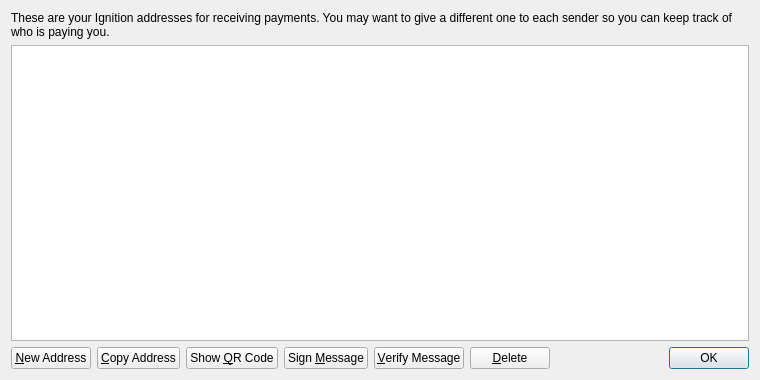
<?xml version="1.0" encoding="UTF-8"?>
<ui version="4.0">
 <class>AddressBookPage</class>
 <widget class="QWidget" name="AddressBookPage">
  <property name="geometry">
   <rect>
    <x>0</x>
    <y>0</y>
    <width>760</width>
    <height>380</height>
   </rect>
  </property>
  <property name="windowTitle">
   <string>Address Book</string>
  </property>
  <layout class="QVBoxLayout" name="verticalLayout">
   <item>
    <widget class="QLabel" name="labelExplanation">
     <property name="text">
      <string>These are your Ignition addresses for receiving payments. You may want to give a different one to each sender so you can keep track of who is paying you.</string>
     </property>
     <property name="textFormat">
      <enum>Qt::PlainText</enum>
     </property>
     <property name="wordWrap">
      <bool>true</bool>
     </property>
    </widget>
   </item>
   <item>
    <widget class="QTableView" name="tableView">
     <property name="contextMenuPolicy">
      <enum>Qt::CustomContextMenu</enum>
     </property>
     <property name="toolTip">
      <string>Double-click to edit address or label</string>
     </property>
     <property name="tabKeyNavigation">
      <bool>false</bool>
     </property>
     <property name="selectionMode">
      <enum>QAbstractItemView::SingleSelection</enum>
     </property>
     <property name="selectionBehavior">
      <enum>QAbstractItemView::SelectRows</enum>
     </property>
     <property name="sortingEnabled">
      <bool>true</bool>
     </property>
     <attribute name="verticalHeaderVisible">
      <bool>false</bool>
     </attribute>
    </widget>
   </item>
   <item>
    <layout class="QHBoxLayout" name="horizontalLayout">
     <item>
      <widget class="QPushButton" name="newAddressButton">
       <property name="toolTip">
        <string>Create a new address</string>
       </property>
       <property name="text">
        <string>&amp;New Address</string>
       </property>
      </widget>
     </item>
     <item>
      <widget class="QPushButton" name="copyToClipboard">
       <property name="toolTip">
        <string>Copy the currently selected address to the system clipboard</string>
       </property>
       <property name="text">
        <string>&amp;Copy Address</string>
       </property>
      </widget>
     </item>
     <item>
      <widget class="QPushButton" name="showQRCode">
       <property name="text">
        <string>Show &amp;QR Code</string>
       </property>
      </widget>
     </item>
     <item>
      <widget class="QPushButton" name="signMessage">
       <property name="toolTip">
        <string>Sign a message to prove you own a Ignition address</string>
       </property>
       <property name="text">
        <string>Sign &amp;Message</string>
       </property>
      </widget>
     </item>
     <item>
      <widget class="QPushButton" name="verifyMessage">
       <property name="toolTip">
        <string>Verify a message to ensure it was signed with a specified Ignition address</string>
       </property>
       <property name="text">
        <string>&amp;Verify Message</string>
       </property>
      </widget>
     </item>
     <item>
      <widget class="QPushButton" name="deleteButton">
       <property name="toolTip">
        <string>Delete the currently selected address from the list</string>
       </property>
       <property name="text">
        <string>&amp;Delete</string>
       </property>
      </widget>
     </item>
     <item>
      <spacer name="horizontalSpacer">
       <property name="orientation">
        <enum>Qt::Horizontal</enum>
       </property>
       <property name="sizeHint" stdset="0">
        <size>
         <width>40</width>
         <height>20</height>
        </size>
       </property>
      </spacer>
     </item>
     <item>
      <widget class="QDialogButtonBox" name="buttonBox">
       <property name="sizePolicy">
        <sizepolicy hsizetype="Maximum" vsizetype="Fixed">
         <horstretch>0</horstretch>
         <verstretch>0</verstretch>
        </sizepolicy>
       </property>
       <property name="standardButtons">
        <set>QDialogButtonBox::Ok</set>
       </property>
      </widget>
     </item>
    </layout>
   </item>
  </layout>
 </widget>
 <resources>
  <include location="../bitcoin.qrc"/>
 </resources>
 <connections/>
</ui>
